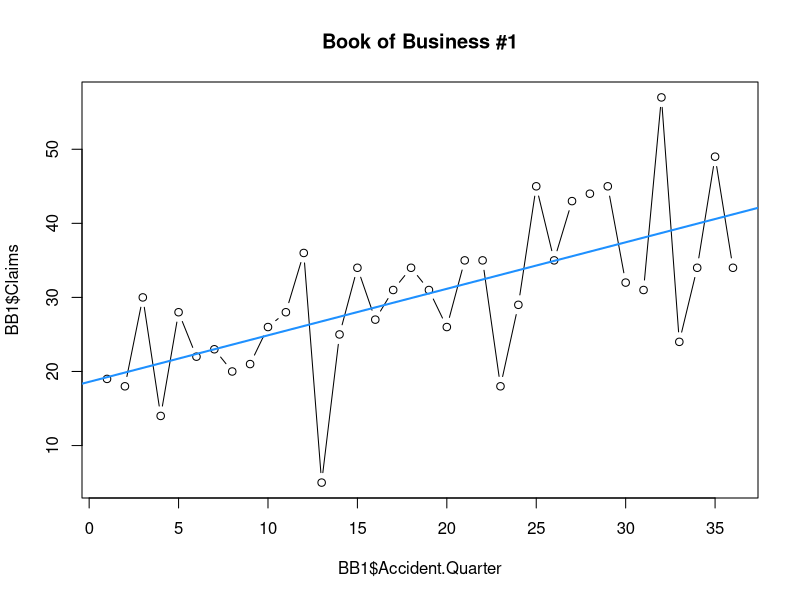
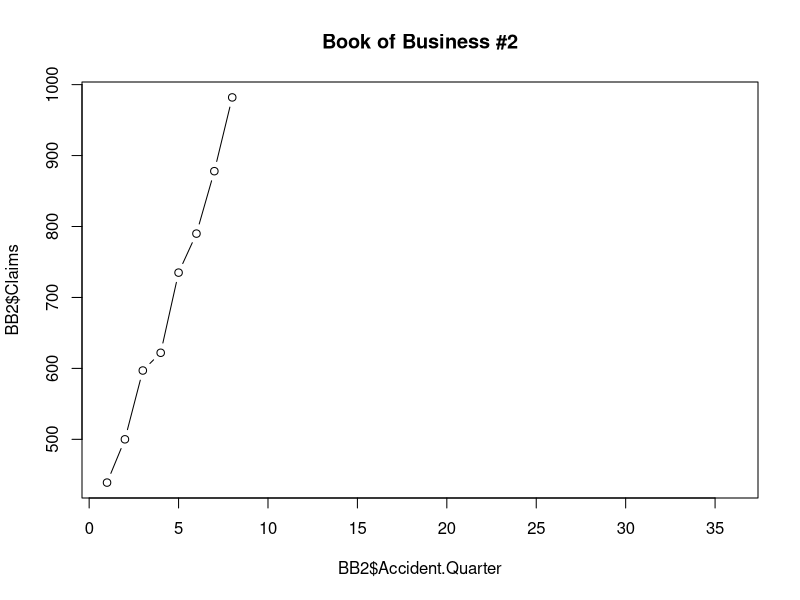

Reproduce these figures in R, in order. (Note: this script raises an error after producing the figures.)
## ---- chunk 1
BB1<-read.csv("BB1.csv", header=TRUE)
BB2<-read.csv("BB2.csv", header=TRUE)
BB3<-read.csv("BB3.csv", header=TRUE)
BB4<-read.csv("BB4.csv", header=TRUE)
BB5<-read.csv("BB5.csv", header=TRUE)
BB6<-read.csv("BB6.csv", header=TRUE)
## ---- chunk 2
BB1$Accident.Quarter<-c(1:36)
BB2$Accident.Quarter<-c(1:36)
BB3$Accident.Quarter<-c(1:36)
BB4$Accident.Quarter<-c(1:36)
BB5$Accident.Quarter<-c(1:36)
BB6$Accident.Quarter<-c(1:36)
## ---- chunk 3
#BB1
plot(BB1$Accident.Quarter, BB1$Claims, type="b", main = "Book of Business #1")
BB1Fit<-lm(BB1$Claims~BB1$Accident.Quarter)
abline(coef(BB1Fit), col="dodgerblue", lwd=2)

#BB2
plot(BB2$Accident.Quarter, BB2$Claims, type="b", main = "Book of Business #2")
BB2Fit<-lm(BB2$Claims~BB2$Accident.Quarter)
abline(coef(BB2Fit), col="dodgerblue", lwd=2)

#BB3
plot(BB3$Accident.Quarter, BB3$Claims, type="b", main = "Book of Business #3")
BB3Fit<-lm(BB3$Claims~BB3$Accident.Quarter)
abline(coef(BB3Fit), col="dodgerblue", lwd=2)

#BB4
plot(BB4$Accident.Quarter, BB4$Claims, type="b", main = "Book of Business #4")
BB4Fit<-lm(BB4$Claims~BB4$Accident.Quarter)
abline(coef(BB4Fit), col="dodgerblue", lwd=2)

#BB5
plot(BB5$Accident.Quarter, BB5$Claims, type="b", main = "Book of Business #5")
BB5Fit<-lm(BB5$Claims~BB5$Accident.Quarter)
abline(coef(BB5Fit), col="dodgerblue", lwd=2)
